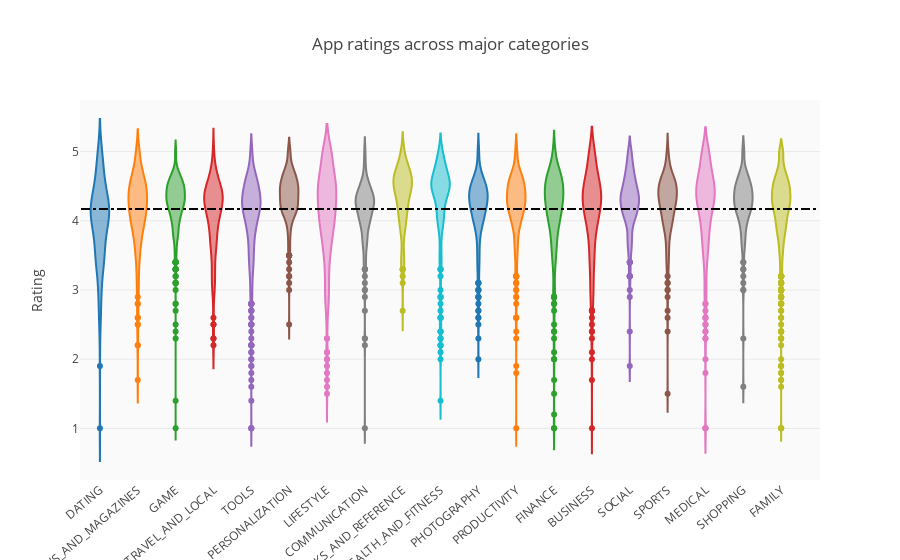

Notebook code cell kept with this figure:
### Markdown cell above
The average app ratings a cross categories is significantly different.

---
## Best performing categories

### Code cell
groups = df.groupby('Category').filter(lambda x: len(x) >= 170).reset_index()
#print(type(groups.item.['BUSINESS']))
print('Average rating = ', np.nanmean(list(groups.Rating)))
#print(len(groups.loc[df.Category == 'DATING']))
c = ['hsl('+str(h)+',50%'+',50%)' for h in np.linspace(0, 720, len(set(groups.Category)))]


#df_sorted = df.groupby('Category').agg({'Rating':'median'}).reset_index().sort_values(by='Rating', ascending=False)
#print(df_sorted)

layout = {'title' : 'App ratings across major categories',
        'xaxis': {'tickangle':-40},
        'yaxis': {'title': 'Rating'},
          'plot_bgcolor': 'rgb(250,250,250)',
          'shapes': [{
              'type' :'line',
              'x0': -.5,
              'y0': np.nanmean(list(groups.Rating)),
              'x1': 19,
              'y1': np.nanmean(list(groups.Rating)),
              'line': { 'dash': 'dashdot'}
          }]
          }

data = [{
    'y': df.loc[df.Category==category]['Rating'], 
    'type':'violin',
    'name' : category,
    'showlegend':False,
    #'marker': {'color': 'Set2'},
    } for i,category in enumerate(list(set(groups.Category)))]



plotly.offline.iplot({'data': data, 'layout': layout})

### Figure 1 — Plotly figure (JSON) as saved in the notebook; plotly's stock layout.template omitted (floating-point values rounded to 4 significant figures; data arrays with more than 128 entries replaced by an {"elided": "..."} marker saying what was removed)
{"data": [{"name": "DATING", "showlegend": false, "type": "violin", "uid": "a3c6fdf5-44cb-44c7-bd72-d8a7d0825427", "y": {"elided": "171 float values"}}, {"name": "NEWS_AND_MAGAZINES", "showlegend": false, "type": "violin", "uid": "55605b86-b255-4fd5-ae3f-c0b548274c21", "y": {"elided": "254 float values"}}, {"name": "GAME", "showlegend": false, "type": "violin", "uid": "89890ddb-957a-4dfa-ae4c-b413579cbf61", "y": {"elided": "959 float values"}}, {"name": "TRAVEL_AND_LOCAL", "showlegend": false, "type": "violin", "uid": "4f0d9cf8-d751-4558-9c03-df3ddab36c44", "y": {"elided": "219 float values"}}, {"name": "TOOLS", "showlegend": false, "type": "violin", "uid": "37983630-cca2-412d-b743-2063058ca06f", "y": {"elided": "827 float values"}}, {"name": "PERSONALIZATION", "showlegend": false, "type": "violin", "uid": "91665d67-fda4-4c65-9dce-9ff6d68f0d5b", "y": {"elided": "376 float values"}}, {"name": "LIFESTYLE", "showlegend": false, "type": "violin", "uid": "a65e0fac-5bdb-426e-93a8-38fe84be2c32", "y": {"elided": "369 float values"}}, {"name": "COMMUNICATION", "showlegend": false, "type": "violin", "uid": "91de9282-3901-435d-88a0-d953a9456eb2", "y": {"elided": "315 float values"}}, {"name": "BOOKS_AND_REFERENCE", "showlegend": false, "type": "violin", "uid": "5e1571e7-ed0b-4855-9061-21d6e1fc6ace", "y": {"elided": "222 float values"}}, {"name": "HEALTH_AND_FITNESS", "showlegend": false, "type": "violin", "uid": "ea06c03d-c0fb-4feb-a75f-7ed9e9a35f4a", "y": {"elided": "288 float values"}}, {"name": "PHOTOGRAPHY", "showlegend": false, "type": "violin", "uid": "57053ea2-6d0f-413f-836d-10d4257c5359", "y": {"elided": "281 float values"}}, {"name": "PRODUCTIVITY", "showlegend": false, "type": "violin", "uid": "ac1d339f-bfa3-4f20-8124-fba5e302873b", "y": {"elided": "374 float values"}}, {"name": "FINANCE", "showlegend": false, "type": "violin", "uid": "440af826-cafb-4476-89ad-37c0b3eba010", "y": {"elided": "345 float values"}}, {"name": "BUSINESS", "showlegend": false, "type": "violin", "uid": "8a0ba93c-af54-4987-9088-6cd3b10e0af9", "y": {"elided": "420 float values"}}, {"name": "SOCIAL", "showlegend": false, "type": "violin", "uid": "87ebfac0-4ab8-4107-b1d3-e9288dc2818e", "y": {"elided": "239 float values"}}, {"name": "SPORTS", "showlegend": false, "type": "violin", "uid": "b9954ebf-a4cf-41fa-930f-a20c5eeb79d0", "y": {"elided": "325 float values"}}, {"name": "MEDICAL", "showlegend": false, "type": "violin", "uid": "d5dbcd0c-ec5c-4029-baad-ec3e6280a89a", "y": {"elided": "395 float values"}}, {"name": "SHOPPING", "showlegend": false, "type": "violin", "uid": "6e863510-76bb-4326-96c7-fd15c2579ce9", "y": {"elided": "202 float values"}}, {"name": "FAMILY", "showlegend": false, "type": "violin", "uid": "fd8ee375-d4bd-4501-89b5-929f91b4d5ec", "y": {"elided": "1832 float values"}}], "layout": {"plot_bgcolor": "rgb(250,250,250)", "shapes": [{"line": {"dash": "dashdot"}, "type": "line", "x0": -0.5, "x1": 19, "y0": 4.17, "y1": 4.17}], "title": "App ratings across major categories", "xaxis": {"tickangle": -40}, "yaxis": {"title": "Rating"}}}
